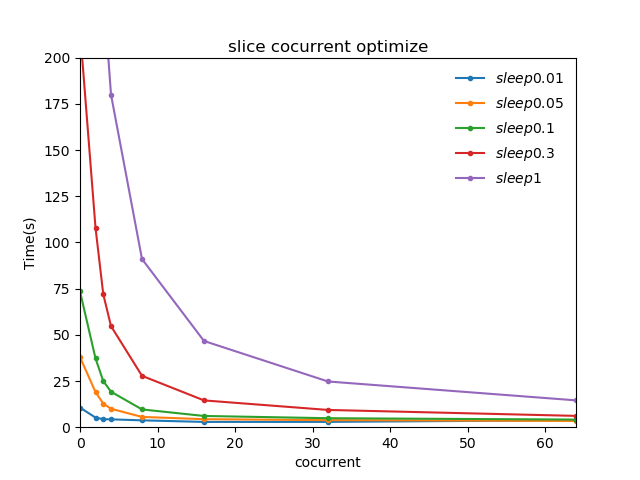

This chart was generated by the following Python code:
# -*- coding: utf-8 -*-
#!/usr/local/bin/python


import os
import sys
import termcolor
from optparse import OptionParser

import numpy as np
import matplotlib
matplotlib.use('Agg')
import matplotlib.pyplot as plt


def SHOW(buf, color="green"):
    print termcolor.colored(buf, color) 

   
def INFO(buf, cr=True):
    if cr:
        print termcolor.colored(buf, "grey")
    else:
        print termcolor.colored(buf, "grey"),


def ERROR(buf, cr=True):
    if cr:
        print termcolor.colored(buf, "red")
    else:
        print termcolor.colored(buf, "red"),


class DATA():

    def __init__(self, title, xlable, ylable):
        plt.title(title)
        plt.xlabel(xlable)
        plt.ylabel(ylable)
        plt.axis([0, 64, 0, 200])
        
    def get_data_from_file(self, input):
        linelist = open(input).readlines()

        result = {
            "xlable" : [],
            "ylable" : [],
        }

        ylable_flag = 0
        for line in linelist:
            #sleep0.01 sleep0.05 ...
            itemlist = line.split()
            if (ylable_flag == 0):
                for item in itemlist[1:]:
                    result["ylable"].append(item)
                    result[item] = []
                ylable_flag = 1
            else:
                result["xlable"].append(itemlist[0])

                for i in range(1, len(itemlist)):
                    ylable = result["ylable"][i-1]
                    item = itemlist[i]

                    result[ylable].append(item)
        #for linelist ends
        return result

    def draw(self, result, output):
        xlable = result["xlable"]
        ylable = result["ylable"]
        if (len(xlable) == 0) or (len(ylable) == 0):
            ERROR("NO xlables or ylables")
            sys.exit()

        for item in ylable:
            ydatas = result[item]
            label = "$%s$"         %(item)
            plt.plot(result["xlable"], ydatas, ".-", label=label)
            plt.legend()
            plt.savefig("slice_cocurrent.png")
        #for ends


def slice_cocurrent_draw(input, output):
    title = "slice cocurrent optimize"
    xlable = "cocurrent"
    ylable = "Time(s)"

    data = DATA(title, xlable, ylable)
    result = data.get_data_from_file(input)
    data.draw(result, output)


if __name__ == "__main__":
    usage = "usage: %prog [option]"
    parser = OptionParser(usage)
    
    parser.add_option("-i", dest="input", default="datas/in.txt", help="set the inputfile")
    parser.add_option("-o", dest="output", default="slice.png", help="set the outfile")
    
    (options, args) = parser.parse_args()

    slice_cocurrent_draw(options.input, options.output)

